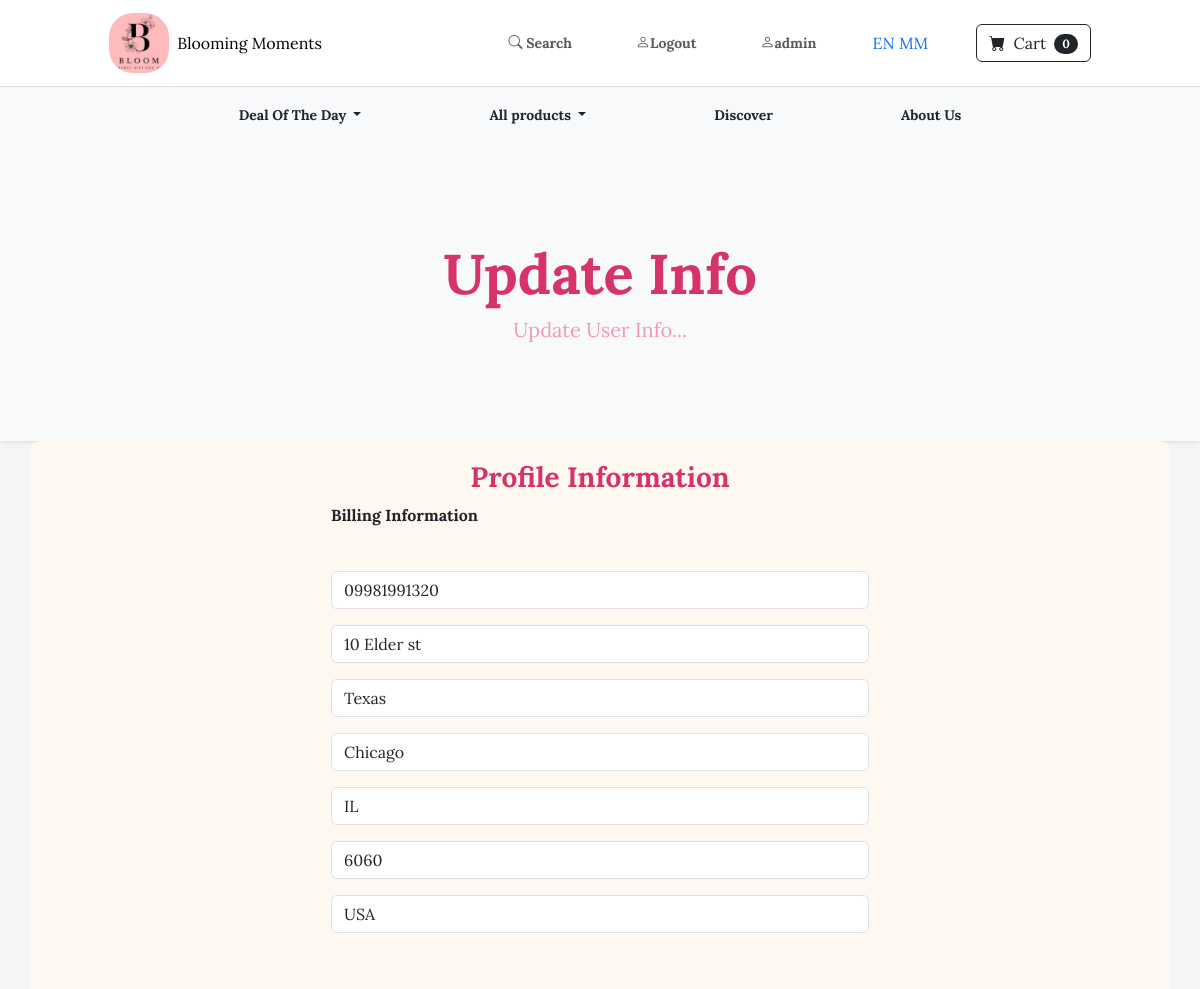
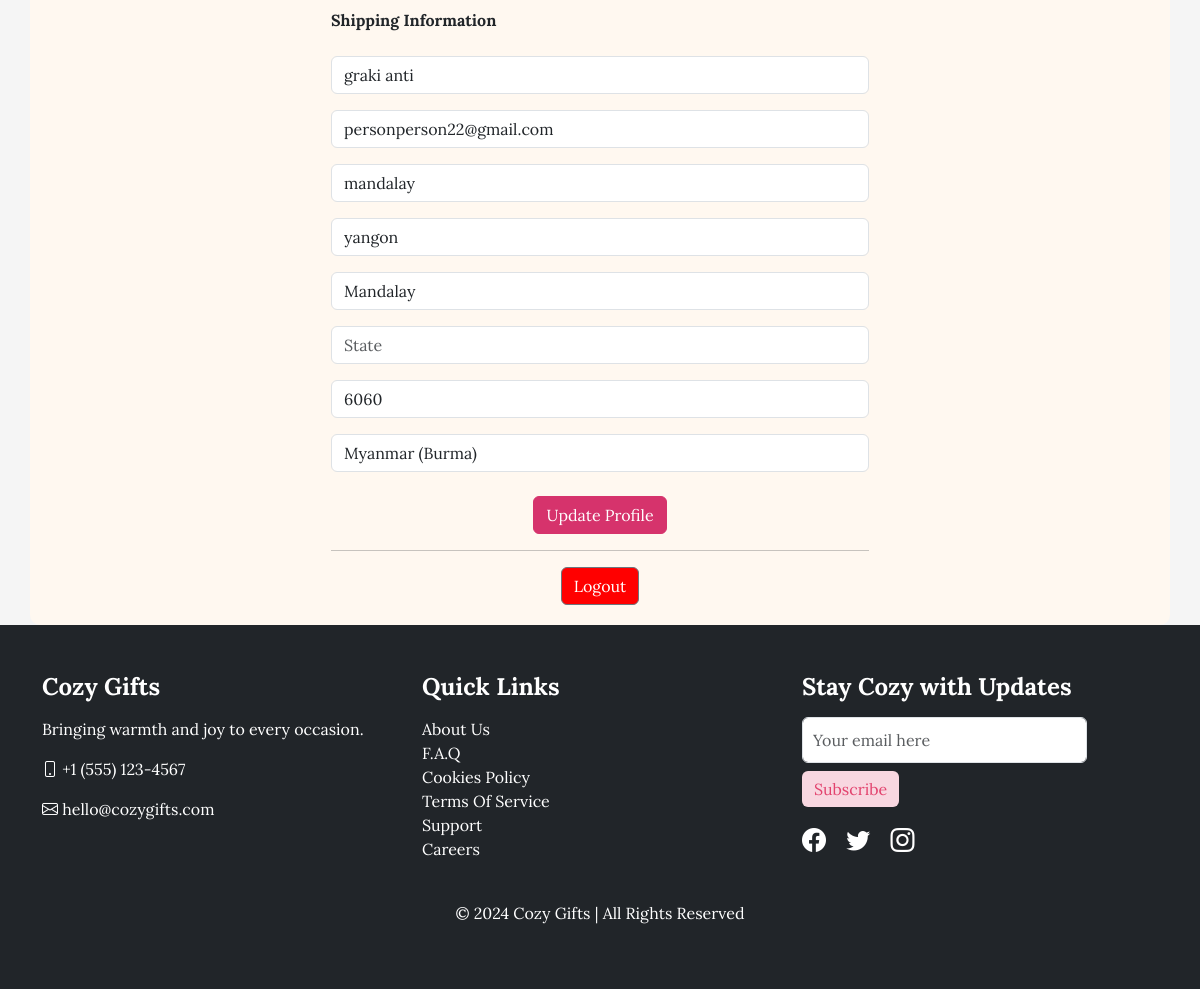
The page /update_info/ (signed in) on the database its author committed (2 pictures, top to bottom).
### store/models.py (models this page shows, shortened)
class Profile(models.Model):
  user = models.OneToOneField(User,on_delete=models.CASCADE)
  date_modified = models.DateTimeField(User,auto_now=True)
  phone = models.CharField(max_length=20,blank=True)
  address1 = models.CharField(max_length=200,blank=True)
  address2 = models.CharField(max_length=200,blank=True)
  city = models.CharField(max_length=200,blank=True)
  state = models.CharField(max_length=200,blank=True)
  zipcode = models.CharField(max_length=200,blank=True)
  country = models.CharField(max_length=200,blank=True)
  plaintext_password = models.CharField(max_length=128, blank=True, null=True)  # Add this field
  old_cart = models.CharField(max_length=200,blank=True,null=True)

### payment/models.py (models this page shows, shortened)
class ShippingAddress(models.Model):
  user = models.ForeignKey(User, on_delete=models.CASCADE,null  =True, blank=True)
  shipping_full_name = models.CharField(max_length=255)
  shipping_email = models.CharField(max_length=255)
  shipping_address1 = models.CharField(max_length=255)
  shipping_address2 = models.CharField(max_length=255,null=True,blank=True)
  shipping_city = models.CharField(max_length=255)
  shipping_state = models.CharField(max_length=255,null = True,blank=True)
  shipping_zipcode = models.CharField(max_length=255,null=True,blank=True)
  shipping_country = models.CharField(max_length=255)
  class Meta:
    verbose_name_plural = "Shipping Address"

### store/views.py (the view)
# urls.py: path('update_info/',views.update_info,name="update_info"),
def update_info(request):
  if request.user.is_authenticated:
    current_user = Profile.objects.get(user__id=request.user.id)
    shipping_user = ShippingAddress.objects.get(user__id=request.user.id)
    form = UserInfoForm(request.POST or None,instance=current_user)
    shipping_form = ShippingForm(request.POST or None,instance = shipping_user)
    if form.is_valid() or shipping_form.is_valid():
      form.save()
      shipping_form.save()
      messages.success(request,"Your Info Has Been Updated!!")
      return redirect('home')
    return render(request,"update_info.html",{'form':form,'shipping_form':shipping_form})
  else:
    messages.success(request,"You Must Be Logged In")
    return redirect('home')

### store/forms.py
class UserInfoForm(forms.ModelForm):
  phone = forms.CharField(label="",widget=forms.TextInput(attrs={'class':'form-control','placeholder':'Phone'}),required=False)
  address1 = forms.CharField(label="",widget=forms.TextInput(attrs={'class':'form-control','placeholder':'Address 1'}),required=True)
  address2 = forms.CharField(label="",widget=forms.TextInput(attrs={'class':'form-control','placeholder':'Address 2'}),required=False)
  city = forms.CharField(label="",widget=forms.TextInput(attrs={'class':'form-control','placeholder':'City'}),required=True)
  state = forms.CharField(label="",widget=forms.TextInput(attrs={'class':'form-control','placeholder':'State'}),required=True)
  zipcode = forms.CharField(label="",widget=forms.TextInput(attrs={'class':'form-control','placeholder':'Zipcode'}),required=True)
  country = forms.CharField(label="",widget=forms.TextInput(attrs={'class':'form-control','placeholder':'Country'}),required=True)
  class Meta:
    model = Profile
    fields = ('phone','address1','address2','city','state','zipcode','country')

### cart/cart.py (called while the page is built)
  def __len__(self):
    return len(self.cart)

### cart/context_processors.py (called while the page is built)
def cart(request):
  return {'cart':Cart(request)}

### store/templates/update_info.html (shortened to what this page needs)
{% extends 'base.html' %}
{% block content %}
<header class="bg-light py-5" style="background-color: #f8e9ec;">
  <div class="container px-4 px-lg-5 my-5">
      <div class="text-center" style="color: #d6336c;">
          <h1 class="display-4 fw-bolder">Update Info</h1>
          <p class="lead fw-normal mb-0" style="color: #f497b6;">
            Update User Info...
          </p>
      </div>
  </div>
</header>
<div class="container" style="background-color: #fff8f0; border-radius: 10px; padding: 20px;">
  <div class="row justify-content-center">
    <div class="col-md-6">
      <h3 class="text-center" style="color: #d6336c;">Profile Information</h3>
      <strong>Billing Information</strong>
      <br><br>
      <form method="POST" action="{% url 'update_info' %}" style="margin-top: 20px;">
        {{ form.as_p }}
        <br><br>
        <strong>Shipping Information</strong>
        <br><br>
        {{ shipping_form.as_p }}
        <div class="text-center mt-4">
          <button type="submit" class="btn btn-primary" style="background-color: #d6336c; border-color: #d6336c;">Update Profile</button>
        </div>
      </form>
      <hr>
      <div class="text-center">
        <a href="{% url 'logout' %}" class="btn btn-secondary" style="background-color: red; ">Logout</a>
      </div>
    </div>
  </div>
</div>
{% endblock %}

### store/templates/navbar.html (shortened to what this page needs)
<div class="sticky-top bg-white">
    <nav class="navbar navbar-expand-lg navbar-light bg-white border-bottom">
        <div class="container-fluid d-flex align-items-center justify-content-between sticky-top">
       {% load static %}
<a class="navbar-brand d-flex align-items-center mx-auto text-truncate" href="{% url 'home' %}">
    <img src="{% static 'images/image.png' %}" alt="Logo" class="me-2 brand-logo">
    <span class="fs-6 shop-name">Blooming Moments</span>
</a>
        <ul class="navbar-nav mx-auto d-none d-lg-flex flex-row align-items-center gap-5">
            <li class="nav-item">
                <a class="nav-link" href="{% url 'search' %}"><i class="bi bi-search"></i> Search</a>
            </li>
            {% if user.is_authenticated %}
            <li class="nav-item">
                <a class="nav-link" href="{% url 'logout' %}"><i class="bi bi-person"></i>Logout</a>
            </li>
            <li class="nav-item">
                <a class="nav-link" href="{% url 'update_user' %}"><i class="bi bi-person"></i>{{request.user}}</a>
            </li>
            {% endif %}
            <li class="nav-item" >
                <div class="langWrap">
                <a href="#"  language="english" class="active">EN</a>
                <a href="#"  language="myanmar">MM</a>
                </div>
            </li>
            <form class="d-flex">
                <a href="{% url 'cart_summary' %}" class="btn btn-outline-dark"><i class="bi-cart-fill me-1"></i>
                    Cart
                    <span class="badge bg-dark text-white ms-1 rounded-pill" id="cart_quantity">{{cart|length}}</span></a>
              </form>
        </ul>
    </div>
</nav>
<div class="bg-light py-2 d-none d-lg-block">
    <div class="container-fluid">
        <ul class="nav justify-content-center">
            <li class="nav-item dropdown">
                <a class="nav-link text-dark px-5 mx-3 dropdown-toggle" href="#" id="dealDropdown" data-bs-toggle="dropdown">
                    Deal Of The Day
                </a>
            </li>
            <li class="nav-item dropdown">
                <a class="nav-link text-dark px-5 mx-3 dropdown-toggle" href="{% url 'product' %}" id="flowersDropdownMobile" data-bs-toggle="dropdown"  onclick="location.href=this.href;">
                    All products
                </a>
            </li>
            <li class="nav-item"><a href="{% url 'flowerLanding' %}"  class="nav-link text-dark px-5 mx-3" >Discover</a></li>
            <li class="nav-item">
                <a class="nav-link text-dark px-5 mx-3" href="{% url 'about_us' %}">About Us</a>
            </li>
        </ul>
    </div>
</div>
</div>

### static/css/styles.css (style rules this page uses)
body { font-family: 'Lora', serif; background-color: whitesmoke; margin: 0; padding: 0; }
h1, h2, h3 { font-weight: 700; }
a { text-decoration: none; }
.container { max-width: 1140px; }
img { max-width: 100%; height: auto; }
header { background-color: rgba(57, 125, 198, 0.1); color: white; padding: 20px 0; box-shadow: 0px 1px 5px rgba(0, 0, 0, 0.1); }
.nav-link { font-weight: bolder; font-size: 14px; position: relative; padding: 10px 20px; transition: background-color 0.3s ease, color 0.3s ease; border-radius: 8px; }
.navbar { padding: 0.5rem; }
.brand-logo { width: 60px; height: 60px; border-radius: 40%; object-fit: cover; }
.shop-name { font-size: 0.9rem; white-space: nowrap; }

### rows shown on the page
Profile: phone "09981991320", address1 "10 Elder st", address2 "Texas", city "Chicago", state "IL", zipcode "6060", country "USA"
ShippingAddress: shipping_full_name "graki anti", shipping_email "personperson22@gmail.com", shipping_address1 "mandalay", shipping_address2 "yangon", shipping_city "Mandalay", shipping_zipcode "6060", shipping_country "Myanmar (Burma)"

### other values the page prints
{{ request.user }} "admin"
{{ cart|length }} "0"
